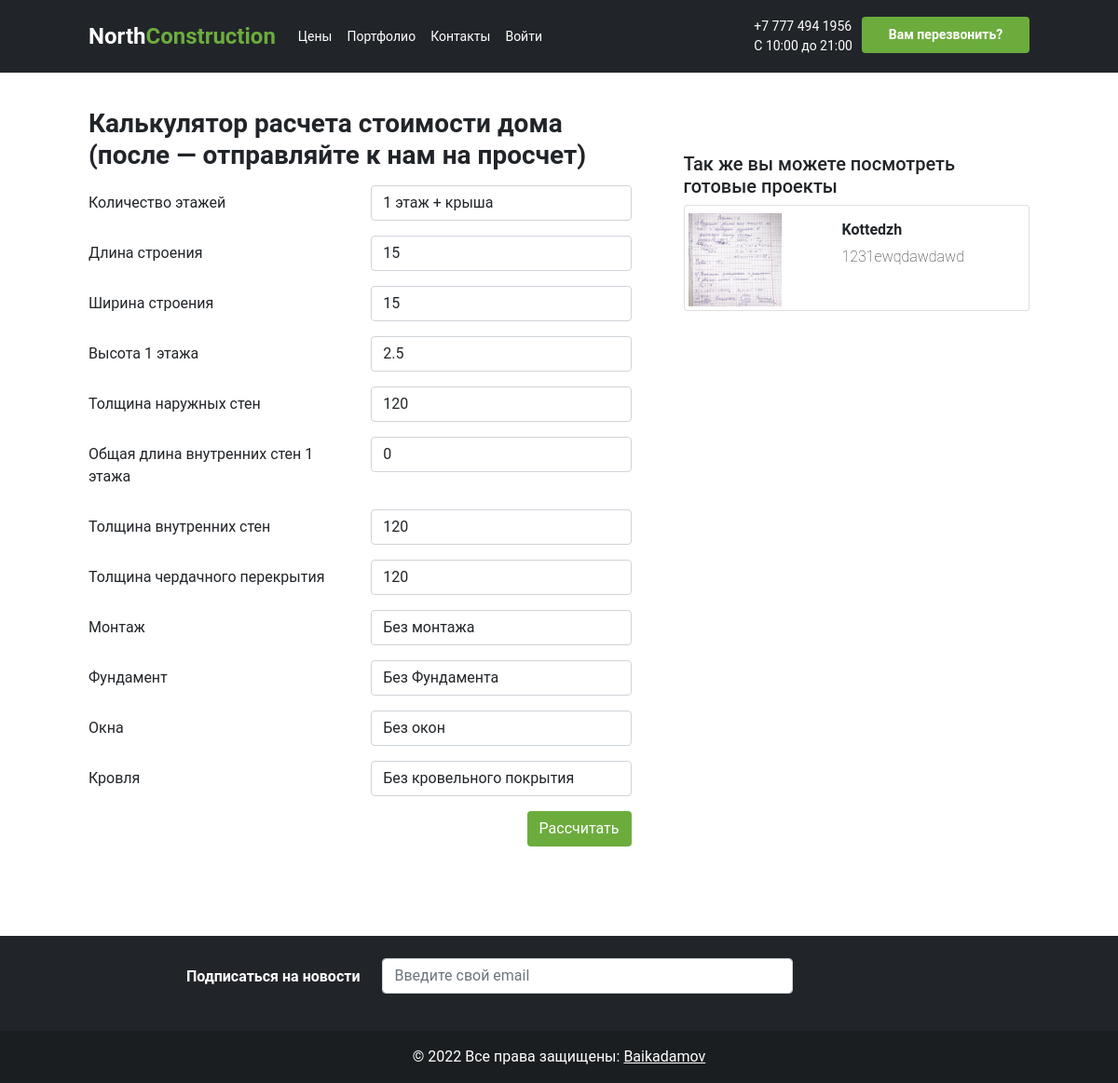
/calculator/, run on an earlier commit of the app's database.
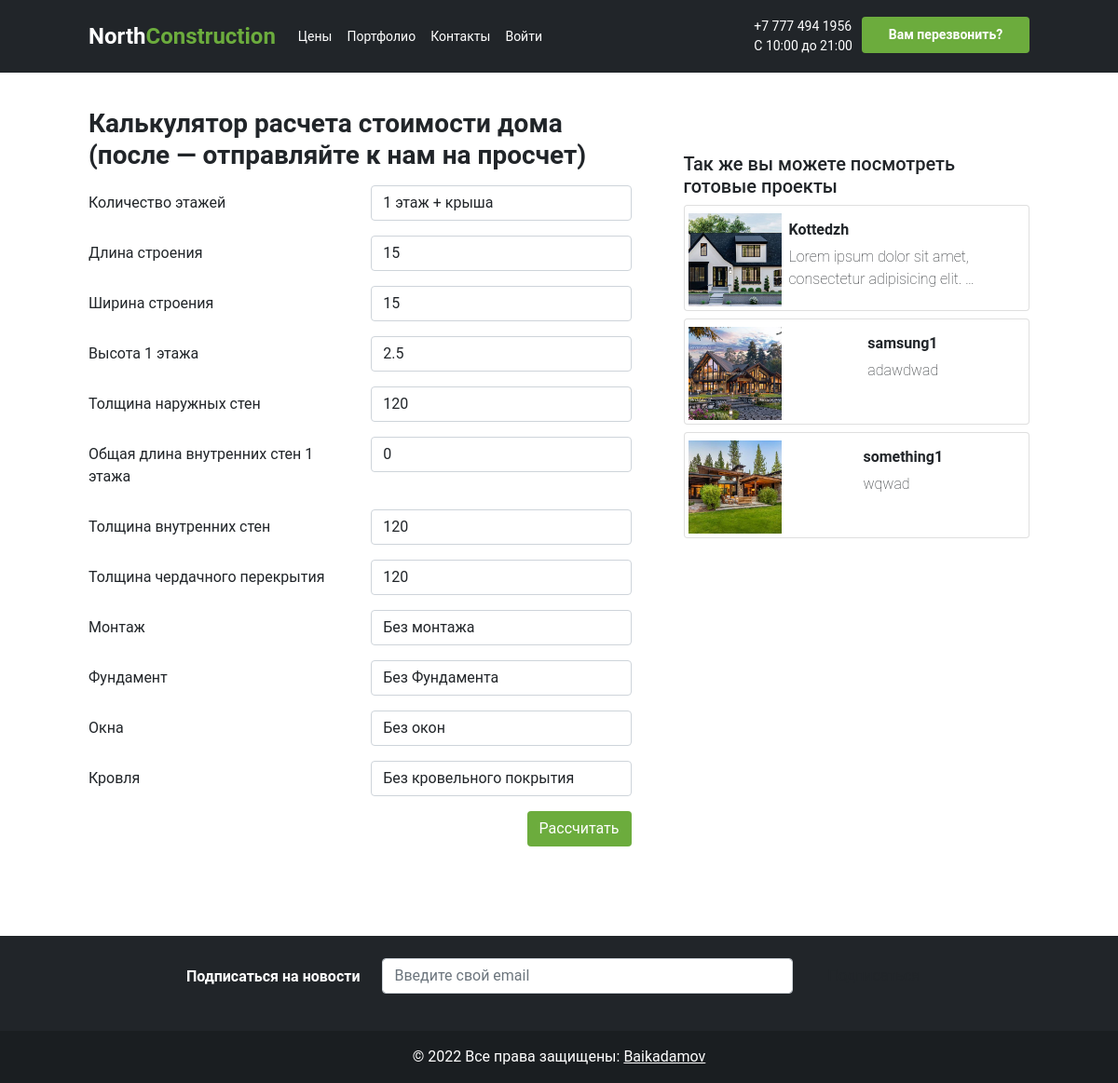
And on a later commit of the database.
### house/models.py (models this page shows, shortened)
class Project(models.Model):
    name = models.CharField(max_length=255)
    slug = models.SlugField(max_length=255, unique=True, db_index=True, verbose_name="URL")
    description = models.TextField(blank=True)
    area = models.TextField(blank=True)
    height = models.TextField(blank=True)
    roof = models.TextField(blank=True)
    floors = models.TextField(blank=True)
    dimensions = models.TextField(blank=True)
    ceiling_height = models.TextField(blank=True)
    type = models.ForeignKey('Type', on_delete=models.PROTECT)
    price = models.IntegerField(blank=False)
    photo_1 = models.ImageField(upload_to="photos/%Y/%m/%d/")
    photo_2 = models.ImageField(upload_to="photos/%Y/%m/%d/")
    photo_3 = models.ImageField(upload_to="photos/%Y/%m/%d/")
    time_create = models.DateTimeField(auto_now_add=True)
    time_update = models.DateTimeField(auto_now=True)
    is_published = models.BooleanField(default=True)
    class Meta:
        verbose_name = 'Проекты'
        verbose_name_plural = 'Проекты компании'
        ordering = ['name']

### house/views.py (the view, shortened to what this page needs)
# urls.py: path('calculator/', calculator, name='calculator'),
def calculator(request):
    projects = Project.objects.all()
    return render(request, 'house/calculator.html', {'projects': projects})

### house/templates/house/calculator.html (shortened to what this page needs)
{%extends 'house/base.html'%}
{%load static%}
{%block content%}
<div class="container ">
    <div class="row g-3" style="margin-top: 100px">
        <div class="col-7">
            <div class=" ">
                <h3 class="fw-bold mb-3">Калькулятор расчета стоимости дома (после — отправляйте к нам на просчет)</h3>
                <form action="" method="post">
                    <div class="mb-3 row">
                        <label class="col-sm-6 col-form-label">Количество этажей</label>
                        <div class="col-sm-6">
                            <select class="form-control" name="floor">
                                <option selected value="1 этаж + крыша">1 этаж + крыша</option>
                            </select>
                        </div>
                    </div>
                    <div class="mb-3 row">
                        <label class="col-sm-6 col-form-label">Длина строения</label>
                        <div class="col-sm-6">
                            <input type="number" name="length" class="form-control" value="15">
                        </div>
                    </div>
                    <div class="mb-3 row">
                        <label class="col-sm-6 col-form-label">Ширина строения </label>
                        <div class="col-sm-6">
                            <input type="number" name="width" class="form-control" value="15">
                        </div>
                    </div>
                    <div class="mb-3 row">
                        <label class="col-sm-6 col-form-label">Высота 1 этажа</label>
                        <div class="col-sm-6">
                            <select class="form-control" name="length1floor">
                                <option selected value="2.5"> 2.5</option>
                            </select>
                        </div>
                    </div>
                    <div class="mb-3 row">
                        <label class="col-sm-6 col-form-label">Толщина наружных стен
                        </label>
                        <div class="col-sm-6">
                            <select class="form-control" name="width_of_wall">
                                <option selected value="120"> 120</option>
                            </select>
                        </div>
                    </div>
                    <div class="mb-3 row">
                        <label class="col-sm-6 col-form-label">Общая длина внутренних стен 1 этажа </label>
                        <div class="col-sm-6">
                            <input type="number" value="0" class="form-control" name="general_length">
                        </div>
                    </div>
                    <div class="mb-3 row">
                        <label class="col-sm-6 col-form-label">Толщина внутренних стен
                        </label>
                        <div class="col-sm-6">
                            <select class="form-control" name="width_of_inner_wall">
                                <option selected value="120"> 120</option>
                            </select>
                        </div>
                    </div>
                    <div class="mb-3 row">
                        <label class="col-sm-6 col-form-label">Толщина чердачного перекрытия
                        </label>
                        <div class="col-sm-6">
                            <select class="form-control" name="width_of_cherdak">
                                <option selected value="120"> 120</option>
                            </select>
                        </div>
                    </div>
                    <div class="mb-3 row">
                        <label class="col-sm-6 col-form-label">Монтаж
                        </label>
                        <div class="col-sm-6">
                            <select class="form-control" name="montazh">
                                <option selected value="Без монтажа">Без монтажа</option>
                            </select>
                        </div>
                    </div>
                    <div class="mb-3 row">
                        <label class="col-sm-6 col-form-label">Фундамент
                        </label>
                        <div class="col-sm-6">
                            <select class="form-control" name="fundament">
                                <option selected value="Без Фундамента">Без Фундамента</option>
                            </select>
                        </div>
                    </div>
                    <div class="mb-3 row">
                        <label class="col-sm-6 col-form-label">Окна
                        </label>
                        <div class="col-sm-6">
                            <select class="form-control" name="window">
                                <option value="Без окон" selected>Без окон</option>
                            </select>
                        </div>
                    </div>
                    <div class="mb-3 row">
                        <label class="col-sm-6 col-form-label">Кровля
                        </label>
                        <div class="col-sm-6">
                            <select class="form-control" name="krovlya">
                                <option selected value="Без кровельного покрытия">Без кровельного покрытия</option>
                            </select>
                        </div>
                    </div>
                    <div class="mt-3  d-flex">
                        <button type="submit" class="btn green ms-auto">
                            Рассчитать
                        </button>
                    </div>
                </form>
            </div>
        </div>
        <div class="col-5 ps-5">
            <h5 class=" mt-5 ">Так же вы можете посмотреть готовые проекты</h5>
            {% if projects %}
            {% for p in projects %}
            {% if forloop.counter <= 4 %}
            <div class="card mt-2 house-card">
                <div class="mt-1 p-1 d-flex">
                    <div>
                        <img style="object-fit: cover;height: 100px;width: 100px " src="{{ p.photo_1.url }}" alt="...">
                    </div>
                    <div class="mx-auto p-2">
                        <a href="{% url 'project' p.pk %}"
                           class="card-text text-decoration-none text-dark ">
                            <h6 class="fw-bold">{{p.name}} </h6></a>
                        <p class="card-text fw-lighter">{{p.description|truncatewords:8}}</p>
                    </div>
                </div>
            </div>
            {% endif %}
            {% endfor %}
            {% endif %}
        </div>
    </div>
</div>
{% endblock %}

### house/templates/house/base.html (shortened to what this page needs)
{% load static %}
<html lang="en">
<head>
    <link href="{% static 'house/css/bootstrap.min.css' %}" rel="stylesheet">
    <link rel="stylesheet" href="https://cdn.jsdelivr.net/npm/bootstrap-icons@1.7.2/font/bootstrap-icons.css">
    <link rel="stylesheet" href="{% static 'house/css/style.css' %}" type="text/css">
</head>
<body>
<nav class="navbar fixed-top navbar-expand-lg bg-dark navbar-dark p-md-3">
    <div class="container">
        <a class="navbar-brand" href="{% url 'home' %}">North<span style="color: #6CAC3D">Construction</span> </a>
        <div class="collapse navbar-collapse " id="navbarNav">
            <ul class="navbar-nav me-auto ">
                <li class="nav-item">
                    <a class="nav-link " href="{% url 'calculator' %}">Цены</a>
                </li>
                <li class="nav-item">
                    <a class="nav-link " href="{% url 'projectsPage' %}">Портфолио</a>
                </li>
                <li class="nav-item">
                    <a class="nav-link" href="{% url 'contacts' %}">Контакты</a>
                </li>
                    {% if request.user.is_authenticated %}
                    <a class="nav-link active dropdown-toggle" style="color: #6CAC3D" href="#" role="button"
                       data-bs-toggle="dropdown"
                       aria-expanded="false">
                        {{ request.user.username }}
                    </a>
                    {% else %}
                <li class="nav-item">
                    <a class="nav-link active" aria-current="page" href="{% url 'signin' %}">Войти</a>
                </li>
                {% endif %}
            </ul>
            <ul class="navbar-nav ms-auto ">
                <li class="nav-item">
                    <a class="nav-link text-white " style="padding: 0 10px" href="#">+7 777 494 1956</a>
                    <a class="nav-link text-white " style="padding: 0 10px" href="#">С 10:00 до 21:00</a>
                </li>
                <li class="nav-item ">
                    <button class="btn callback " href="#">Вам перезвонить?</button>
                </li>
            </ul>
        </div>
    </div>
</nav>
{% block content%}
{% endblock%}
<footer class="bg-dark text-center text-white mgn  ">
    <div class="container p-4 pb-0">
        <section class="">
            <form action="">
                <div class="row d-flex justify-content-center">
                    <div class="col-auto">
                        <p class="pt-2">
                            <strong>Подписаться на новости</strong>
                        </p>
                    </div>
                    <div class="col-md-5 col-12">
                        <div class="form-outline form-white mb-4">
                            <input type="email" id="form5Example29" placeholder="Введите свой email"
                                   class="form-control"/>
                        </div>
                    </div>
                    <div class="col-auto">
                        <button type="submit" class="btn   mb-4">
                        </button>
                    </div>
                </div>
            </form>
        </section>
    </div>
    <div class="text-center p-3" style="background-color: rgba(0, 0, 0, 0.2);">
        © 2022 Все права защищены:
        <a class="text-white" href="https://mdbootstrap.com/">Baikadamov</a>
    </div>
</footer>
</body>
</html>

### house/static/house/css/style.css (style rules this page uses)
* { font-family: 'Roboto', sans-serif; }
.container { padding-right: 65px; padding-left: 65px; margin-right: auto; margin-left: auto; }
.mgn { margin-top: 80px; }
.nav-item { font-size: 14px; }
.green { background-color: #6CAC3D; color: #FFFFFF; }
.callback { background: #6CAC3D; color: #FFFFFF; height: max-content; font-size: 14px; width: 180px; font-weight: bold; transition: all 0.3s; padding: 8px; }
.navbar-brand { font-weight: 700; font-size: 24px; color: #FFFFFF; }
.house-card { transition: all 0.3s; }
.navbar-dark .navbar-nav .nav-link { color: #FFFFFF; }

What changed in the data, as far as the page shows it:
changed Project "Kottedzh": photo_1: a different picture; description "1231ewqdawdawd" → "Lorem ipsum dolor sit amet, consectetur adipisicing elit. …"
added Project: photo_1 (picture), name "samsung1", description "adawdwad"
added Project: photo_1 (picture), name "something1", description "wqwad"
